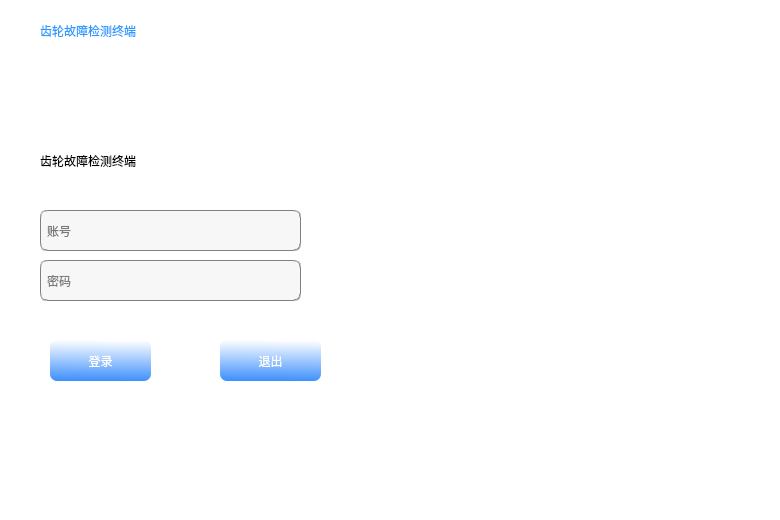
<?xml version="1.0" encoding="UTF-8"?>
<ui version="4.0">
 <class>MainWindow</class>
 <widget class="QMainWindow" name="MainWindow">
  <property name="geometry">
   <rect>
    <x>0</x>
    <y>0</y>
    <width>780</width>
    <height>520</height>
   </rect>
  </property>
  <property name="windowTitle">
   <string>MainWindow</string>
  </property>
  <property name="styleSheet">
   <string notr="true">background-color: rgb(255, 255, 255);</string>
  </property>
  <widget class="QWidget" name="centralWidget">
   <widget class="QLabel" name="label">
    <property name="geometry">
     <rect>
      <x>380</x>
      <y>0</y>
      <width>410</width>
      <height>530</height>
     </rect>
    </property>
    <property name="styleSheet">
     <string notr="true">background-image: url(:/blue.png);
border-radius:7px;padding:2px 4px;</string>
    </property>
    <property name="text">
     <string/>
    </property>
   </widget>
   <widget class="QLabel" name="label_2">
    <property name="geometry">
     <rect>
      <x>40</x>
      <y>130</y>
      <width>271</width>
      <height>61</height>
     </rect>
    </property>
    <property name="styleSheet">
     <string notr="true">font: 87 20pt &quot;Arial Black&quot;;</string>
    </property>
    <property name="text">
     <string>齿轮故障检测终端</string>
    </property>
   </widget>
   <widget class="QLineEdit" name="lineEdit_password">
    <property name="geometry">
     <rect>
      <x>40</x>
      <y>260</y>
      <width>261</width>
      <height>41</height>
     </rect>
    </property>
    <property name="styleSheet">
     <string notr="true">background-color: rgb(247, 247, 247);
border:1px groove gray;border-radius:
7px;padding:2px 4px;
font: 10pt &quot;Candara&quot;;</string>
    </property>
    <property name="echoMode">
     <enum>QLineEdit::Password</enum>
    </property>
    <property name="placeholderText">
     <string>密码</string>
    </property>
   </widget>
   <widget class="QPushButton" name="btn_login">
    <property name="geometry">
     <rect>
      <x>50</x>
      <y>340</y>
      <width>101</width>
      <height>41</height>
     </rect>
    </property>
    <property name="styleSheet">
     <string notr="true">background-color: qlineargradient(spread:pad, x1:0.52, y1:1, x2:0.54, y2:0, stop:0.0112994 rgba(64, 145, 252, 255), stop:1 rgba(255, 255, 255, 255));
color: rgb(255, 255, 255);

border:0px groove gray;border-radius:
7px;padding:2px 4px;
font: 14pt &quot;Candara&quot;;</string>
    </property>
    <property name="text">
     <string>登录</string>
    </property>
   </widget>
   <widget class="QLineEdit" name="lineEdit_username">
    <property name="geometry">
     <rect>
      <x>40</x>
      <y>210</y>
      <width>261</width>
      <height>41</height>
     </rect>
    </property>
    <property name="styleSheet">
     <string notr="true">background-color: rgb(247, 247, 247);
border:1px groove gray;border-radius:
7px;padding:2px 4px;
font: 10pt &quot;Candara&quot;;</string>
    </property>
    <property name="text">
     <string/>
    </property>
    <property name="echoMode">
     <enum>QLineEdit::Normal</enum>
    </property>
    <property name="readOnly">
     <bool>false</bool>
    </property>
    <property name="placeholderText">
     <string>账号</string>
    </property>
   </widget>
   <widget class="QPushButton" name="btn_new">
    <property name="geometry">
     <rect>
      <x>220</x>
      <y>340</y>
      <width>101</width>
      <height>41</height>
     </rect>
    </property>
    <property name="styleSheet">
     <string notr="true">background-color: qlineargradient(spread:pad, x1:0.52, y1:1, x2:0.54, y2:0, stop:0.0112994 rgba(64, 145, 252, 255), stop:1 rgba(255, 255, 255, 255));
color: rgb(255, 255, 255);

border:0px groove gray;border-radius:
7px;padding:2px 4px;
font: 14pt &quot;Candara&quot;;</string>
    </property>
    <property name="text">
     <string>退出</string>
    </property>
   </widget>
   <widget class="QLabel" name="label_3">
    <property name="geometry">
     <rect>
      <x>40</x>
      <y>20</y>
      <width>141</width>
      <height>21</height>
     </rect>
    </property>
    <property name="styleSheet">
     <string notr="true">color: rgb(41, 155, 255);
font: 10pt &quot;Arial&quot;;</string>
    </property>
    <property name="text">
     <string>齿轮故障检测终端</string>
    </property>
   </widget>
   <widget class="QPushButton" name="pushButton">
    <property name="geometry">
     <rect>
      <x>740</x>
      <y>10</y>
      <width>34</width>
      <height>34</height>
     </rect>
    </property>
    <property name="styleSheet">
     <string notr="true">font: 75 10pt &quot;Angsana New&quot;;
background-image: url(:/exit.png);
color: rgb(255, 255, 255);</string>
    </property>
    <property name="text">
     <string/>
    </property>
    <property name="flat">
     <bool>true</bool>
    </property>
   </widget>
  </widget>
 </widget>
 <layoutdefault spacing="6" margin="11"/>
 <resources/>
 <connections/>
</ui>
